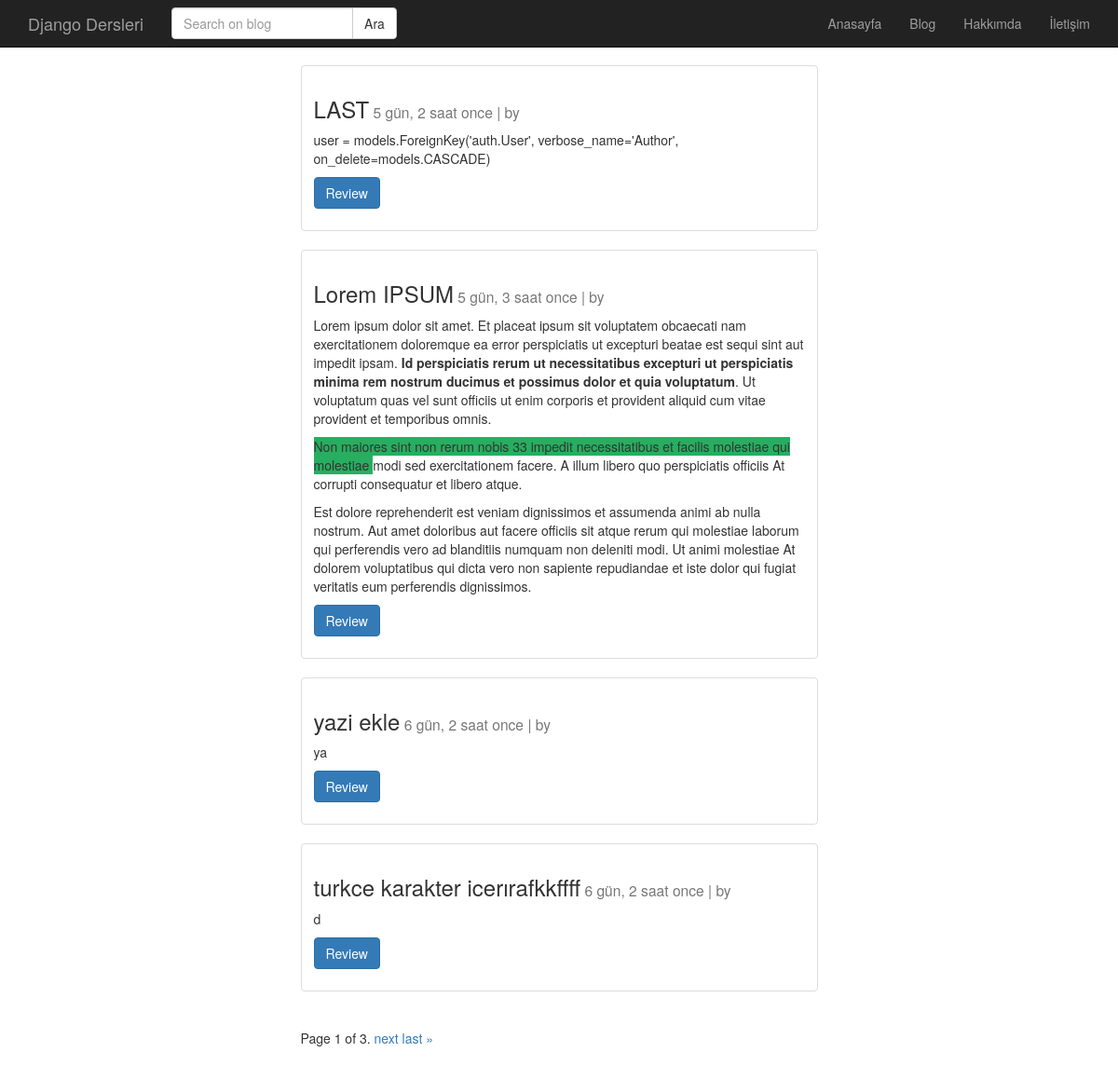
The page /post/index/ on the database its author committed.
### post/models.py (models this page shows, shortened)
class Post(models.Model):
    user = models.ForeignKey('auth.User', verbose_name='Author', on_delete=models.CASCADE, related_name='posts')
    baslik = models.CharField(max_length=120, verbose_name='Title')
    metin = RichTextField(verbose_name='Content')
    yayimlanma_tarihi = models.DateTimeField(verbose_name='Published Date', auto_now_add=True)
    image = models.ImageField(null=True, blank=True)
    slug = models.SlugField(unique=True, null=True, blank=True, editable=False, max_length=130)
    def get_absolute_url(self):
        return reverse('post:detail', kwargs={"slug" : self.slug})
    class Meta:
        ordering = ['-yayimlanma_tarihi', 'id']

### post/views.py (the view)
# urls.py: path('index/', post_index, name='index'),
def post_index(request):
    post_list = Post.objects.all()
    paginator = Paginator(post_list, 4)  # Show 25 contacts per page.
    page = request.GET.get("page")
    posts = paginator.get_page(page)
    return render(request, 'post/index.html', {'posts' : posts})

### templates/post/index.html (shortened to what this page needs)
{% extends 'base.html' %}
{% block body %}
    <div class="container">
    {% for post in posts %}
        <div class="row" >
        <div class="col-md-6 col-md-offset-3" >
            <div class="thumbnail">
                <div class="caption">
                    <h3>{{post.baslik}}<small> {{post.yayimlanma_tarihi | timesince}} once | by {{ post.user.get_full_name }}</small></h3>
                    <p>{{post.metin | safe | linebreaks | truncatechars:1500}}</p>
                    <p><a href="{{ post.get_absolute_url }}" class="btn btn-primary">Review</a></p>
                </div>
            </div>
        </div>
        </div>
    {% endfor %}
            <div class="row" >
                <div class="col-md-6 col-md-offset-3" >
                    <div class="pagination">
                        <span class="step-links">
                            <span class="current">
                                Page {{ posts.number }} of {{ posts.paginator.num_pages }}.
                            </span>
                            {% if posts.has_next %}
                                <a href="?page={{ page_obj.next_page_number }}">next</a>
                                <a href="?page={{ page_obj.paginator.num_pages }}">last &raquo;</a>
                            {% endif %}
                        </span>
                    </div>
            </div>
        </div>
    </div>
{% endblock %}

### static/css/style.css (style rules this page uses)
body { padding-top: 70px; }

### rows shown on the page
Post: baslik "LAST", yayimlanma_tarihi "5 gün, 2 saat", metin "user = models.ForeignKey('auth.User', verbose_name='Author', on_delete=models.CASCADE)"
Post: baslik "Lorem IPSUM", yayimlanma_tarihi "5 gün, 3 saat", metin "Lorem ipsum dolor sit amet. Et placeat ipsum sit voluptatem obcaecati nam exercitationem doloremque ea error perspiciatis ut excepturi beatae est sequi sint aut impedit ipsam. Id perspiciatis rerum ut necessitatibus excepturi ut perspiciatis minima rem nostrum ducimus et possimus dolor et quia voluptatum . Ut voluptatum quas vel sunt officiis ut enim corporis et provident aliquid cum vitae provident et temporibus omnis. Non maiores sint non rerum nobis 33 impedit necessitatibus et facilis molestiae qui molestiae modi sed exercitationem facere. A illum libero quo perspiciatis officiis At corrupti consequatur et libero atque. Est dolore reprehenderit est veniam dignissimos et assumenda animi…"
Post: baslik "yazi ekle", yayimlanma_tarihi "6 gün, 2 saat", metin "ya"
Post: baslik "turkce karakter icerırafkkffff", yayimlanma_tarihi "6 gün, 2 saat", metin "d"

### other values the page prints
{{ posts.number }} "1"
{{ posts.paginator.num_pages }} "3"
